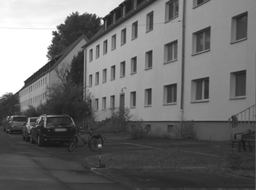
#> input picture HW1/road.png, 256 x 190 px, shrunk from 548 x 407 before the run
$ python LineDetection.py road.png
#> lines starting #> are read from the running program, lines starting #| are printed output that depends on the picture
#> further down, orig is the input picture: shape (190, 256); min 20, max 255, mean 107.6
# Yoshika Takezawa
# 3/27/19
# Computer Vision hw1
# program relies on opencv, "pip install opencv-python"
# how to run: "python hw1.py <image>"

import math
import sys

import numpy as np
import cv2


def filter_funct(filter_matrix, msize, img):
#> called with msize = 5
    height, width = img.shape
#> height = 190; width = 256
    # create black image
    res = np.zeros((height, width), np.uint8)
    offby = msize//2
    for i in range(offby, height-offby):
        for j in range(offby, width-offby):
            fval = filterhelper(i, j, filter_matrix, msize, img)
            res[i][j] = fval
    return res


def filterhelper(x, y, fm, msize, img):
    total = 0.0
    offby = msize//2
    # iterating through each matrix element
    for i in range(msize):
        for j in range(msize):
            xval = x + i - offby
            yval = y + j - offby
            total += img[xval][yval] * fm[i][j]
    if (total <= 0):
        return 0
    elif (total >= 255):
        return 255
    return total


def nms(img):
    # applying vertical and horizontal sobel filters

    hsob = [[1, 2, 1],
            [0, 0, 0],
            [-1, -2, -1]]
    I_x = filter_funct(hsob, 3, img)
#> call 2 of filter_funct, with msize = 3
#> after the loop in filter_funct (call 2), `for i in range(offby, height-offby):`:
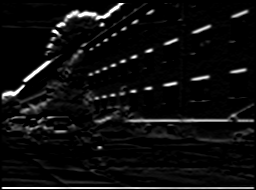
#> res: shape (190, 256); min 0, max 255, mean 14.8
    cv2.imwrite('x.png', I_x)

    vsob = [[1, 0, -1],
            [2, 0, -2],
            [1, 0, -1]]
    I_y = filter_funct(vsob, 3, img)
#> call 3 of filter_funct, with msize = 3
#> after the loop in filter_funct (call 3), `for i in range(offby, height-offby):`:
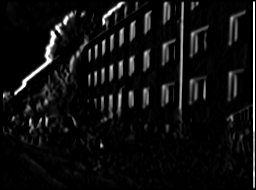
#> res: shape (190, 256); min 0, max 255, mean 15.4
    cv2.imwrite('y.png', I_y)

    height, width = img.shape

    gradient = np.power(np.power(I_x, 2.0) + np.power(I_y, 2.0), 0.5)
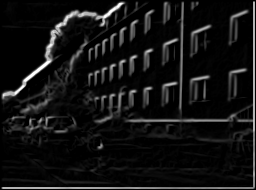
#> gradient: shape (190, 256) float64; min 0, max 360.6, mean 26.9; drawn with min black and max white
    theta = np.arctan2(I_x, I_y)
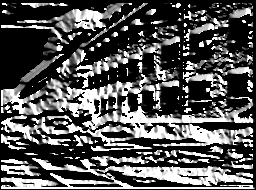
#> theta: shape (190, 256) float16; min 0, max 1.57, mean 0.528; drawn with min black and max white

    cv2.imwrite('gradient.png', gradient)
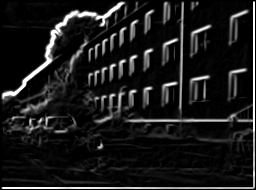
#> saved as gradient.png: shape (190, 256); min 0, max 255, mean 26.4

    # Non-maximum suppression
    gradSup = gradient.copy()
    for i in range(height):
        for j in range(width):
            # image edge pixels become 0
            if (i == 0 or i == height-1 or j == 0 or j == width - 1):
                gradSup[i][j] = 0
                continue
            angle = theta[i][j] * 180.0/np.pi
            if (angle < 0):
                angle += 180
            if ((0 <= angle < 22.5) or (157.5 <= angle <= 180)):  # E-W (horizontal)
                if gradient[i][j] <= gradient[i][j-1] or gradient[i][j] <= gradient[i][j+1]:
                    gradSup[i][j] = 0
            elif (22.5 <= angle < 67.5):  # NE-SW
                if gradient[i][j] <= gradient[i-1][j+1] or gradient[i][j] <= gradient[i+1][j-1]:
                    gradSup[i][j] = 0
            elif (67.5 <= angle < 112.5):  # N-S (vertical)
                if gradient[i][j] <= gradient[i-1][j] or gradient[i][j] <= gradient[i+1][j]:
                    gradSup[i][j] = 0
            elif (112.5 <= angle < 157.5):  # NW-SE
                if gradient[i][j] <= gradient[i-1][j-1] or gradient[i][j] <= gradient[i+1][j+1]:
                    gradSup[i][j] = 0
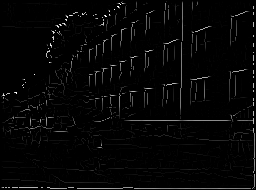
#> gradSup: shape (190, 256) float64; min 0, max 360.6, mean 8.2; drawn with min black and max white
    cv2.imwrite('out.png', gradSup)
    return gradSup


def threshold(img, high=0.06, low=0.02):

#> called with high = 0.06, low = 0.02
    highThreshold = img.max() * high
    lowThreshold = highThreshold * low

    height, width = img.shape
    res = np.zeros((height, width), dtype=np.int32)

    weak = np.int32(25)
    strong = np.int32(255)

    strong_i, strong_j = np.where(img >= highThreshold)
    zeros_i, zeros_j = np.where(img < lowThreshold)

    weak_i, weak_j = np.where((img <= highThreshold) & (img >= lowThreshold))

    res[strong_i, strong_j] = strong
    res[weak_i, weak_j] = weak

    cv2.imwrite('thresh.png', res)
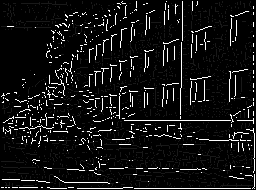
#> saved as thresh.png: shape (190, 256); min 0, max 255, mean 19.4
    return (res, weak, strong)


if __name__ == '__main__':
    if (len(sys.argv) != 2):
        sys.exit("usage: python hw1.py <img>")
    orig = cv2.imread(sys.argv[1], 0)

    print("Working on it!")

    # applying gaussian filter
    gaussian = [[0.003, 0.013, 0.022, 0.013, 0.003],
                [0.013, 0.059, 0.097, 0.059, 0.013],
                [0.022, 0.097, 0.159, 0.097, 0.022],
                [0.013, 0.059, 0.097, 0.059, 0.013],
                [0.003, 0.013, 0.022, 0.013, 0.003]]
    g_res = filter_funct(gaussian, 5, orig)
    cv2.imwrite('gauss.png', g_res)

    nms_res = nms(g_res)
    threshold(nms_res)

    print("Done!")
